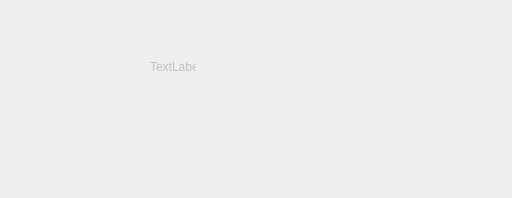
<?xml version="1.0" encoding="UTF-8"?>
<ui version="4.0">
 <class>win_plot</class>
 <widget class="QMainWindow" name="win_plot">
  <property name="geometry">
   <rect>
    <x>0</x>
    <y>0</y>
    <width>512</width>
    <height>198</height>
   </rect>
  </property>
  <property name="windowTitle">
   <string>MainWindow</string>
  </property>
  <widget class="QWidget" name="Menu">
   <property name="enabled">
    <bool>false</bool>
   </property>
   <property name="focusPolicy">
    <enum>Qt::NoFocus</enum>
   </property>
   <widget class="QLabel" name="label">
    <property name="geometry">
     <rect>
      <x>150</x>
      <y>60</y>
      <width>46</width>
      <height>13</height>
     </rect>
    </property>
    <property name="text">
     <string>TextLabel</string>
    </property>
   </widget>
  </widget>
 </widget>
 <resources/>
 <connections/>
</ui>
